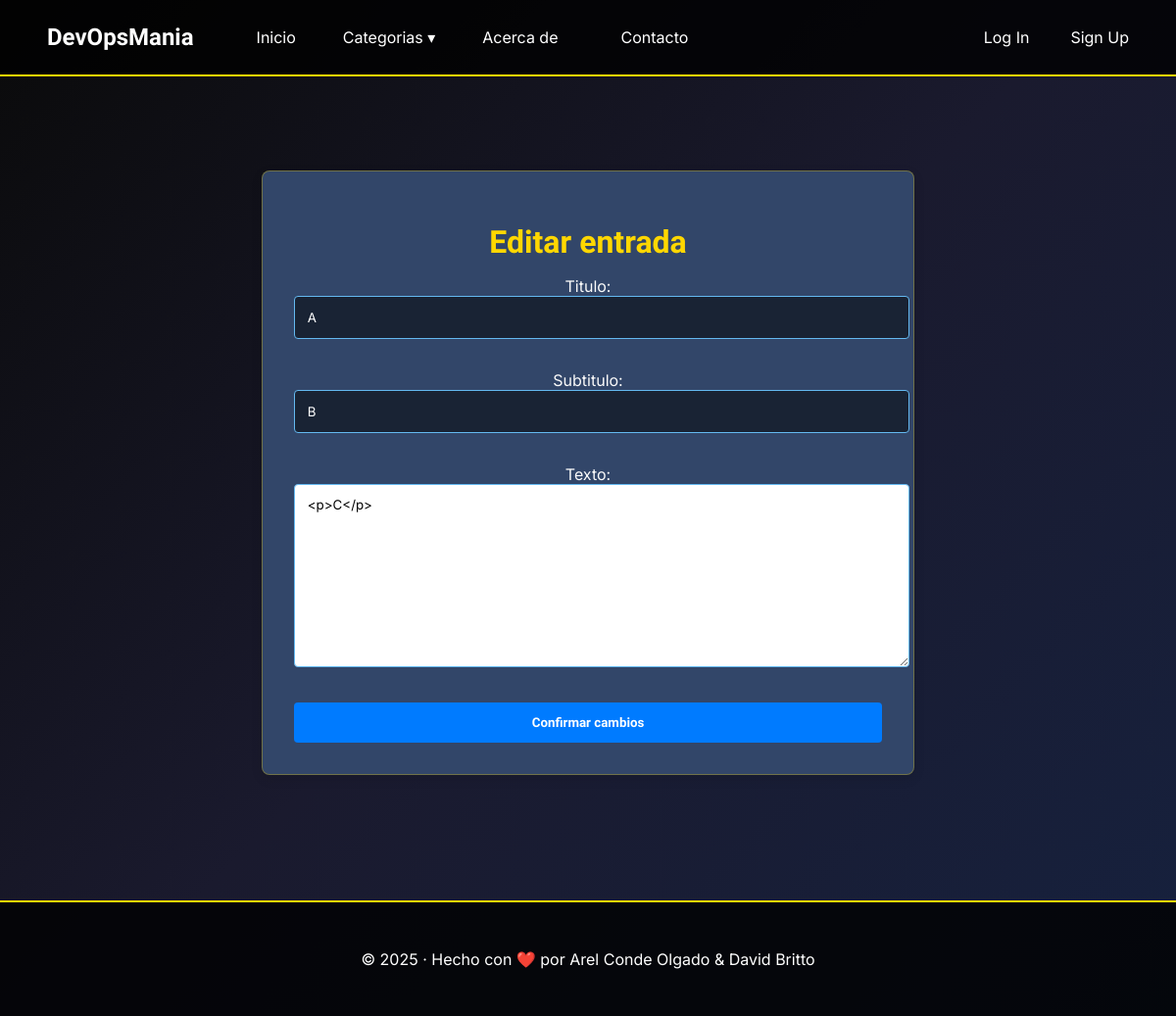
/post/editar/16, run on the app's committed database.
### apps/posts/models.py (models this page shows, shortened)
class Post(models.Model):
    titulo = models.CharField(max_length=50, null=False)
    subtitulo = models.CharField(max_length=100, null=True, blank=True)
    fecha = models.DateTimeField(auto_now_add=True)
    texto = RichTextField(null=False, blank=False)
    categoria = models.ForeignKey(Categoria, on_delete=models.SET_NULL, null=True, default='Sin categoria')
    autor = models.ForeignKey(settings.AUTH_USER_MODEL, on_delete=models.SET_NULL, null=True)
    destacado = models.BooleanField(default=False)
    publicado = models.DateTimeField(default=timezone.now)
    class Meta:
        ordering = ('-publicado',)

### apps/posts/views.py (the view)
# urls.py: path('post/editar/<int:pk>', EditPostView.as_view(), name="editar_post"),
class EditPostView(generic.UpdateView):
    model = Post
    template_name = "posts/editar_post.html"
    fields = ['titulo','subtitulo', 'texto']

### templates/posts/editar_post.html (shortened to what this page needs)
{% extends 'base.html' %}
{% block content %}
<div class="form-container">
    <h1>Editar entrada</h1>
    <form method="post">
        {{ form.as_p }}
        <button type="submit">Confirmar cambios</button>
    </form>
</div>
{% endblock %}

### static/css/style.css (style rules this page uses)
body { margin: 0; padding: 0; font-family: 'Inter', sans-serif; background: #0a0a0a; color: #fff; }
.form-container { max-width: 400px; margin: 4rem auto; padding: 2rem; background: rgba(255, 255, 255, 0.1); border-radius: 8px; border: 1px solid rgba(255, 215, 0, 0.3); text-align: center; }
.form-container h1 { color: #ffd700; margin-bottom: 0.5rem; font-family: 'Orbitron', sans-serif; }
form input[type="text"], form input[type="password"], form input[type="email"] { width: 100%; padding: 0.75rem; margin-bottom: 1rem; border: 1px solid #ffd700; border-radius: 4px; background: rgba(0, 0, 0, 0.5); color: #fff; font-family: 'Inter', sans-serif; }
form button { width: 100%; padding: 0.75rem; background: #ffd700; color: #000; font-weight: bold; border: none; border-radius: 4px; cursor: pointer; font-family: 'Orbitron', sans-serif; transition: all 0.3s; }
.form-container { max-width: 600px; margin: 4rem auto; padding: 2rem; background-color: rgb(50, 70, 105); border-radius: 8px; box-shadow: 0 4px 12px rgba(0, 0, 0, 0.1); font-family: Inter, Sans Serif; color: #fafafa; }
.form-container h1 { margin-bottom: 1rem; }
form input[type="text"], form textarea, form select { width: 100%; padding: 0.8rem; margin-bottom: 1rem; border: 1px solid #64b9f1; border-radius: 4px; font-family: inherit; }
form button { width: 100%; padding: 0.8rem; font-weight: bold; background-color: #007bff; color: rgb(255, 255, 255); border: none; border-radius: 4px; cursor: pointer; }

### data on the page
Post: titulo "A", subtitulo "B", texto "<p>C</p>"
